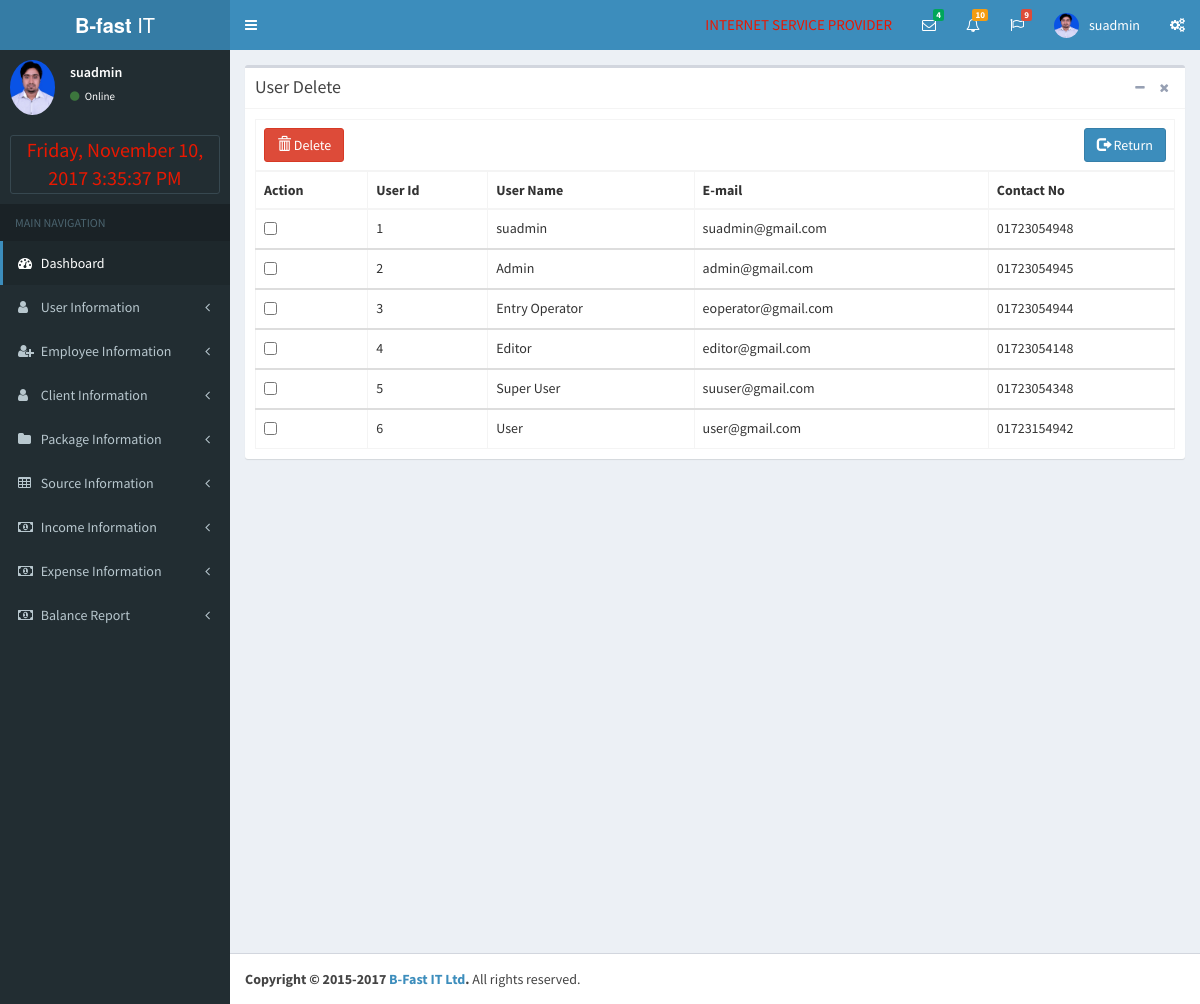
The app's page /home.php?item=5 (signed in) with its own data.
### tables this page shows
CREATE TABLE `bf_users` (
  `id` int(10) NOT NULL,
  `username` varchar(45) NOT NULL,
  `password` varchar(45) NOT NULL,
  `email` varchar(45) NOT NULL,
  `mobile` varchar(45) NOT NULL,
  `address` varchar(45) NOT NULL,
  `image` varchar(45) NOT NULL,
  `office_location` varchar(45) NOT NULL,
  `status` varchar(45) NOT NULL,
  `gender` varchar(45) NOT NULL,
  `role_id` int(10) NOT NULL,
  `join_date` date NOT NULL
);

### include/user/delete_user.php (the view, shortened to what this page needs)
<div class="box box-default">
        <div class="box-header with-border">
          <h3 class="box-title">User Delete </h3>
          <div class="box-tools pull-right">
            <button type="button" class="btn btn-box-tool" data-widget="collapse"><i class="fa fa-minus"></i></button>
            <button type="button" class="btn btn-box-tool" data-widget=""><i class="fa fa-remove"></i></button>
          </div>
        </div>
        <div class="box-body">
        <table class="table table-bordered table-hover">
        	<thead>
            	<tr>
                	<th colspan="6">
                    	<form method="post" action="home.php?item=5" onSubmit="return confirm('Are you sure Delete This Recotd ?');">
                        <button type="submit" name="btnDelete" class="btn btn-danger"><i class="glyphicon glyphicon-trash"></i> Delete</button>
                        <a href="home.php?item=2" style="float:right" class="btn btn-primary"><i class="glyphicon glyphicon-log-out"></i> Return</a>
                    </th>
                </tr>
                <tr>
                	<th>Action</th>
                    <th>User Id</th>
                    <th>User Name</th>
                    <th>E-mail</th>
                    <th>Contact No</th>
                </tr>
            </thead>
            <?php
            	$user_table = $db->query("select id,username,email,mobile from bf_users");
				while(list($id,$username,$mail,$mobile)=$user_table->fetch_row()){ ?>
                <tbody>
                	<tr>
                    <td><?php echo "<input type='checkbox' name='chkids[]' value='$id'/>";?></td>
                    	<td><?php echo $id;?></td>
                        <td><?php echo $username;?></td>
                        <td><?php echo $mail;?></td>
                        <td><?php echo $mobile;?></td>
                    </tr>
                </tbody>
			<?php }?>
        </table>
        </div>
</div>

### records on screen
bf_users: id "1", username "suadmin", email "suadmin@gmail.com", mobile "01723054948"
bf_users: id "2", username "Admin", email "admin@gmail.com", mobile "01723054945"
bf_users: id "3", username "Entry Operator", email "eoperator@gmail.com", mobile "01723054944"
bf_users: id "4", username "Editor", email "editor@gmail.com", mobile "01723054148"
bf_users: id "5", username "Super User", email "suuser@gmail.com", mobile "01723054348"
bf_users: id "6", username "User", email "user@gmail.com", mobile "01723154942"

### other values on screen
$_SESSION["s_username"] "suadmin"
Date("Y") "2017"
